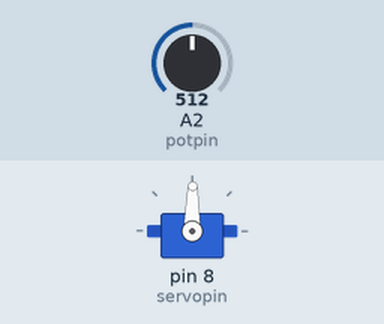
Simulated run of this sketch. Board: Arduino Uno, built with avr-gcc and run on an emulated ATmega328P. Parts: servo. Inputs (shaded band) come from the test bench; at power-on: A2 (potpin) = 512.

Above: at 1.2 s.
1.3 s: A2 (potpin) set to 716
At 2.1 s:
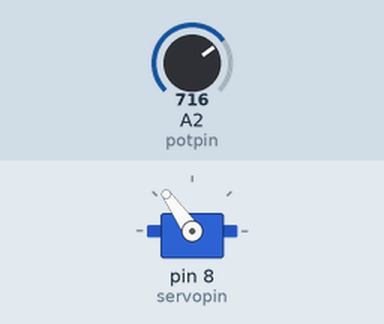
2.8 s: A2 (potpin) set to 900
At 4.0 s:
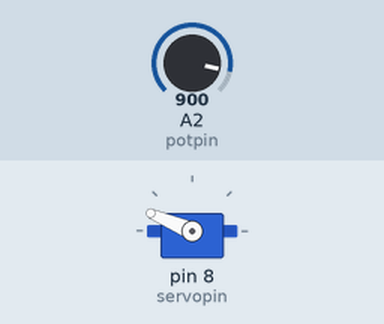
4.3 s: A2 (potpin) set to 1023
At 5.5 s:
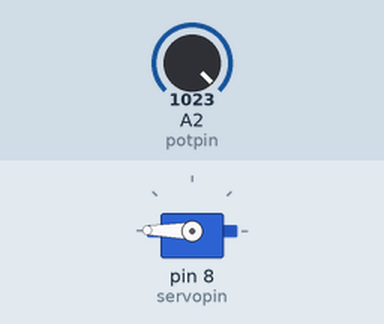
5.8 s: A2 (potpin) set to 306
At 6.5 s:
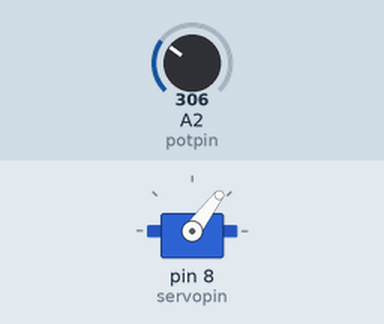
7.3 s: A2 (potpin) set to 122
At 7.9 s:
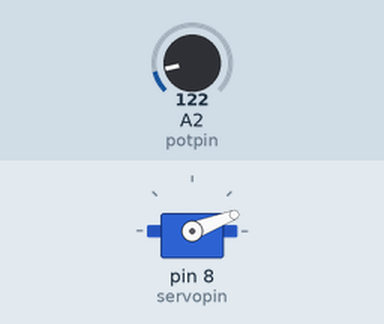
8.8 s: A2 (potpin) set to 511
At 9.9 s:
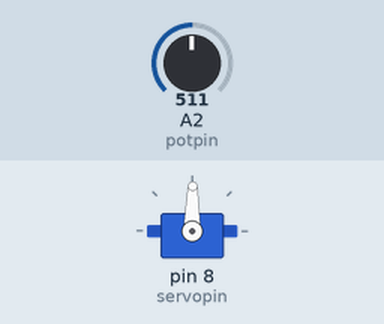
Timing chart, 0 to 11.3 s (numbered marks = the images above; inputs shaded):
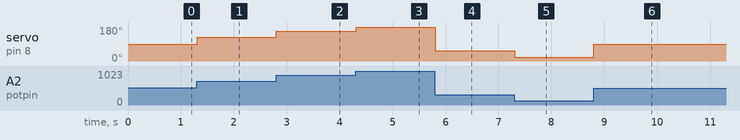

Measured:
- after the input at 1.3 s, servo on pin 8 (servopin): 89° → 125° at once
- after the input at 2.8 s, servo on pin 8 (servopin): 125° → 157° at once
- after the input at 4.3 s, servo on pin 8 (servopin): 157° → 179° at once
- after the input at 5.8 s, servo on pin 8 (servopin): 179° → 53° at once
- after the input at 7.3 s, servo on pin 8 (servopin): 53° → 21° at once
- after the input at 8.8 s, servo on pin 8 (servopin): 21° → 89° at once

The sketch:

servo.ino
```cpp
/*
 * 1. Connect potentiometer on A2.
 * 2. Connect servo on D8.
 */
// Controlling a servo position using a potentiometer (variable resistor)
// by Michal Rinott <http://people.interaction-ivrea.it/m.rinott>

#include <Servo.h>

Servo myservo;  // create servo object to control a servo

int servopin = 8;  // digital pin used to connect the servo
int potpin = 2;  // analog pin used to connect the potentiometer
int val;    // variable to read the value from the analog pin

void setup()
{
  myservo.attach(servopin);  // attaches the servo on pin 9 to the servo object
}

void loop()
{
  val = analogRead(potpin);            // reads the value of the potentiometer (value between 0 and 1023)
  val = map(val, 0, 1023, 0, 179);     // scale it to use it with the servo (value between 0 and 180)
  myservo.write(val);                  // sets the servo position according to the scaled value
  delay(15);                           // waits for the servo to get there
}
```
